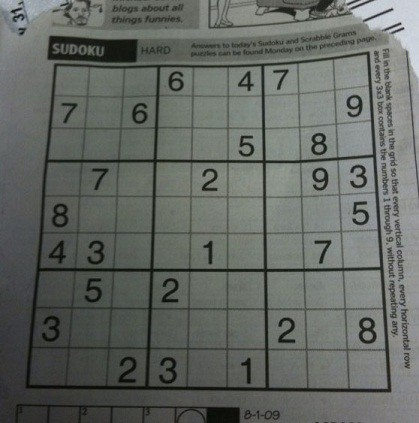
#> input picture sudoku.jpeg, 419 x 423 px
$ python -i cv_utils.py   (imports and definitions only)
#> lines starting #> are read from the running program, lines starting #| are printed output that depends on the picture
#> further down, picture is the input picture: shape (423, 419, 3); mean B, G, R 98.9, 103.6, 99.4
import cv2 as cv
import matplotlib.pyplot as plt
import numpy as np
import math

GREEN = (0, 255, 0)
WHITE = (255, 255, 255)
BLACK = (0, 0, 0)

# [4 lines left out: function draw, not called in this run]

def Gray(img):
    return cv.cvtColor(img, cv.COLOR_BGR2GRAY)

# [23 lines left out: functions TopHat, Open, Close, AdaptiveThreshold, not called in this run]

def Otsu(img, thresh=127):
    thresh = cv.threshold(img, thresh, 255, cv.THRESH_BINARY|cv.THRESH_OTSU)[1]
    return thresh

def Inverse(img):
    return cv.bitwise_not(img)

def Canny(img):
    return cv.Canny(img.copy(), 50, 200, None, 3)

# [9 lines left out: functions Dilate, Erode, not called in this run]

# nonzeros = cv.findNonZero(thresh)
def MedianBlur(src, size=5):
    return cv.medianBlur(src, size)

# [29 lines left out: functions MinAreaRect, FindOuterContour, ExtractContourRegionOfInterest, not called in this run]

def DrawContour(img, cnts, color=GREEN, width=1):
    draw(cv.drawContours(img.copy(), cnts, -1, color, width))

# [4 lines of commented-out code are left out]

# [34 lines left out: functions HoughLines, HoughLinesP, not called in this run]

def Laplacian(img):
    laplacian = cv.Laplacian(img, cv.CV_8UC1) # Laplacian Edge Detection
    return laplacian

def Sobel(src):
    # Sobel on the x-axis helps remove vertical line.
    grad_x = cv.Sobel(src, ddepth=cv.CV_32F, dx=1, dy=0, ksize=-1)
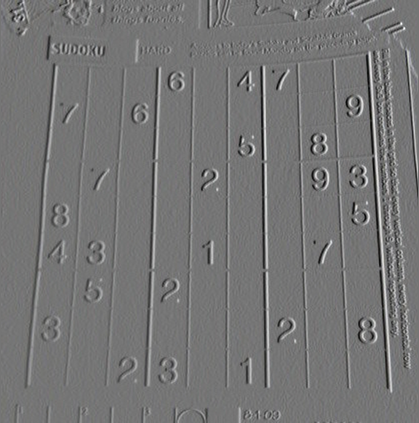
#> grad_x: shape (423, 419, 3) float32; mean B, G, R 5.3, 5.3, 5.4; drawn with min black and max white
    abs_grad_x = cv.convertScaleAbs(grad_x)
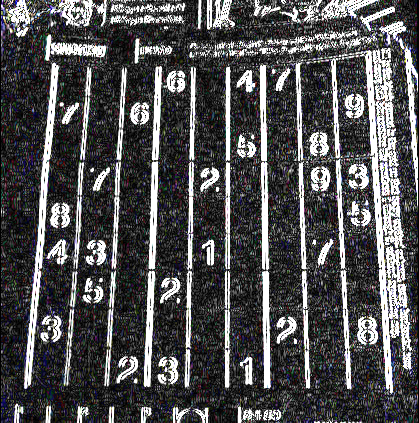
#> abs_grad_x: shape (423, 419, 3); mean B, G, R 82.4, 81, 81.2
    abs_grad_x = cv.normalize(abs_grad_x, abs_grad_x, 255, 0)
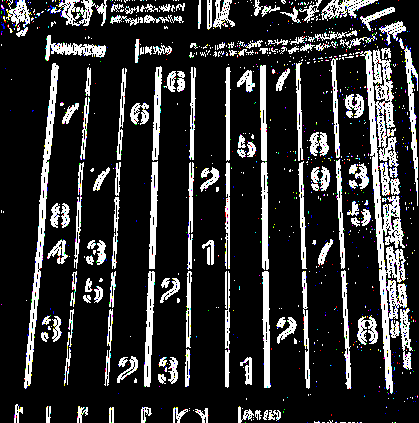
#> abs_grad_x: shape (423, 419, 3); mean B, G, R 0.186, 0.185, 0.184; drawn with 1 as white

    # Sobel on the y-axis helps remove vertical line.
    grad_y = cv.Sobel(src, ddepth=cv.CV_32F, dx=0, dy=1, ksize=-1)
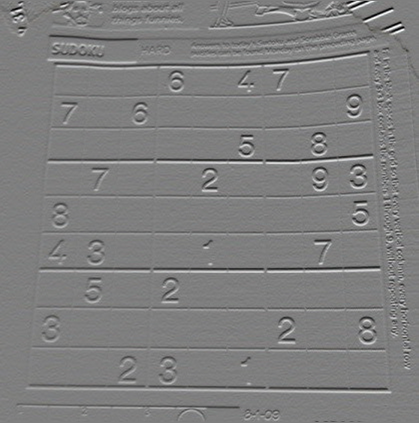
#> grad_y: shape (423, 419, 3) float32; mean B, G, R -4.2, -4.2, -3.9; drawn with min black and max white
    abs_grad_y = cv.convertScaleAbs(grad_y)
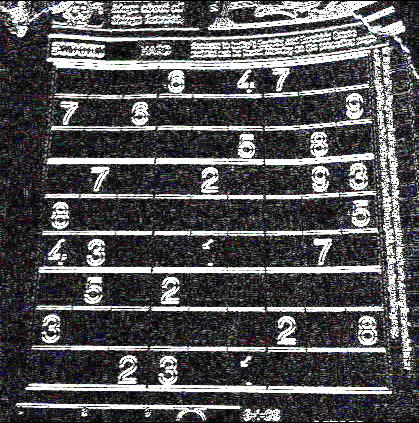
#> abs_grad_y: shape (423, 419, 3); mean B, G, R 86.2, 84.8, 84.9
    abs_grad_y = cv.normalize(abs_grad_y, abs_grad_y, 255, 0)
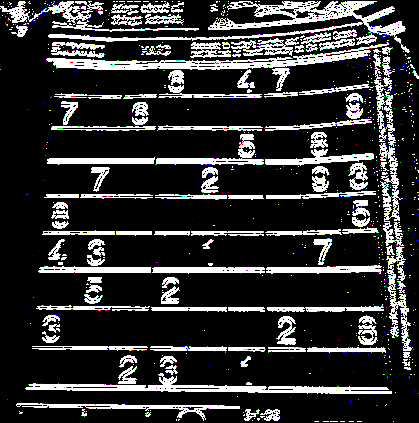
#> abs_grad_y: shape (423, 419, 3); mean B, G, R 0.199, 0.198, 0.198; drawn with 1 as white

    sobel = cv.bitwise_and(abs_grad_x, abs_grad_y)
    return cv.bitwise_and(sobel, src)
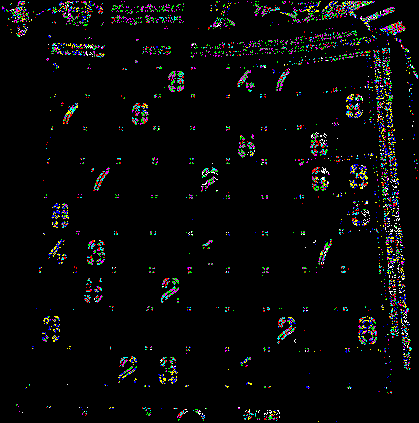
#> returned value: shape (423, 419, 3); mean of channels 0, 1, 2 0.0332, 0.0333, 0.0327; drawn with 1 as white

def GaussianBlur(src, size=(3, 3)):
    return cv.GaussianBlur(src, size, -1)

# [36 lines left out: functions Fill, FloodFill, ConnectedComponents, not called in this run]

>>> import cv2
>>> picture = cv2.imread('../sudoku.jpeg')
>>> result = Sobel(picture)
